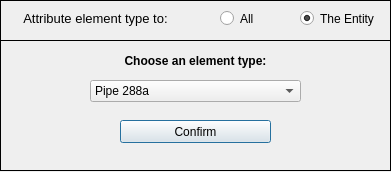
<?xml version="1.0" encoding="UTF-8"?>
<ui version="4.0">
 <class>Dialog</class>
 <widget class="QDialog" name="Dialog">
  <property name="windowModality">
   <enum>Qt::NonModal</enum>
  </property>
  <property name="geometry">
   <rect>
    <x>0</x>
    <y>0</y>
    <width>391</width>
    <height>172</height>
   </rect>
  </property>
  <property name="sizePolicy">
   <sizepolicy hsizetype="Fixed" vsizetype="Fixed">
    <horstretch>0</horstretch>
    <verstretch>0</verstretch>
   </sizepolicy>
  </property>
  <property name="contextMenuPolicy">
   <enum>Qt::DefaultContextMenu</enum>
  </property>
  <property name="windowTitle">
   <string> Set: Element Type</string>
  </property>
  <property name="whatsThis">
   <string/>
  </property>
  <widget class="QWidget" name="widget" native="true">
   <property name="geometry">
    <rect>
     <x>0</x>
     <y>0</y>
     <width>391</width>
     <height>171</height>
    </rect>
   </property>
   <property name="font">
    <font>
     <kerning>true</kerning>
    </font>
   </property>
   <widget class="QFrame" name="frame">
    <property name="geometry">
     <rect>
      <x>0</x>
      <y>0</y>
      <width>391</width>
      <height>41</height>
     </rect>
    </property>
    <property name="frameShape">
     <enum>QFrame::Box</enum>
    </property>
    <property name="frameShadow">
     <enum>QFrame::Plain</enum>
    </property>
    <property name="lineWidth">
     <number>1</number>
    </property>
    <widget class="QRadioButton" name="radioButton_entity">
     <property name="geometry">
      <rect>
       <x>300</x>
       <y>10</y>
       <width>82</width>
       <height>17</height>
      </rect>
     </property>
     <property name="font">
      <font>
       <stylestrategy>PreferAntialias</stylestrategy>
      </font>
     </property>
     <property name="focusPolicy">
      <enum>Qt::ClickFocus</enum>
     </property>
     <property name="text">
      <string>The Entity</string>
     </property>
     <property name="checked">
      <bool>true</bool>
     </property>
    </widget>
    <widget class="QRadioButton" name="radioButton_all">
     <property name="geometry">
      <rect>
       <x>220</x>
       <y>10</y>
       <width>71</width>
       <height>17</height>
      </rect>
     </property>
     <property name="font">
      <font>
       <stylestrategy>PreferAntialias</stylestrategy>
      </font>
     </property>
     <property name="focusPolicy">
      <enum>Qt::ClickFocus</enum>
     </property>
     <property name="text">
      <string>All</string>
     </property>
    </widget>
    <widget class="QLabel" name="label">
     <property name="geometry">
      <rect>
       <x>10</x>
       <y>10</y>
       <width>171</width>
       <height>16</height>
      </rect>
     </property>
     <property name="font">
      <font>
       <pointsize>10</pointsize>
       <italic>false</italic>
      </font>
     </property>
     <property name="text">
      <string>Attribute element type to:</string>
     </property>
     <property name="textFormat">
      <enum>Qt::AutoText</enum>
     </property>
     <property name="alignment">
      <set>Qt::AlignCenter</set>
     </property>
    </widget>
   </widget>
   <widget class="QFrame" name="frame_2">
    <property name="geometry">
     <rect>
      <x>0</x>
      <y>40</y>
      <width>391</width>
      <height>131</height>
     </rect>
    </property>
    <property name="frameShape">
     <enum>QFrame::Box</enum>
    </property>
    <property name="frameShadow">
     <enum>QFrame::Plain</enum>
    </property>
    <widget class="QPushButton" name="pushButton_confirm">
     <property name="geometry">
      <rect>
       <x>120</x>
       <y>80</y>
       <width>151</width>
       <height>23</height>
      </rect>
     </property>
     <property name="text">
      <string>Confirm</string>
     </property>
    </widget>
    <widget class="QWidget" name="verticalLayoutWidget">
     <property name="geometry">
      <rect>
       <x>20</x>
       <y>10</y>
       <width>351</width>
       <height>21</height>
      </rect>
     </property>
     <layout class="QVBoxLayout" name="verticalLayout">
      <item>
       <widget class="QLabel" name="label_2">
        <property name="font">
         <font>
          <weight>75</weight>
          <bold>true</bold>
         </font>
        </property>
        <property name="text">
         <string>Choose an element type:</string>
        </property>
        <property name="alignment">
         <set>Qt::AlignCenter</set>
        </property>
       </widget>
      </item>
     </layout>
    </widget>
    <widget class="QComboBox" name="comboBox">
     <property name="geometry">
      <rect>
       <x>90</x>
       <y>40</y>
       <width>211</width>
       <height>22</height>
      </rect>
     </property>
     <item>
      <property name="text">
       <string>Pipe 288a</string>
      </property>
     </item>
     <item>
      <property name="text">
       <string>Pipe 288b</string>
      </property>
     </item>
     <item>
      <property name="text">
       <string>Pipe 288c</string>
      </property>
     </item>
     <item>
      <property name="text">
       <string>Shell</string>
      </property>
     </item>
    </widget>
   </widget>
  </widget>
 </widget>
 <resources/>
 <connections/>
</ui>
